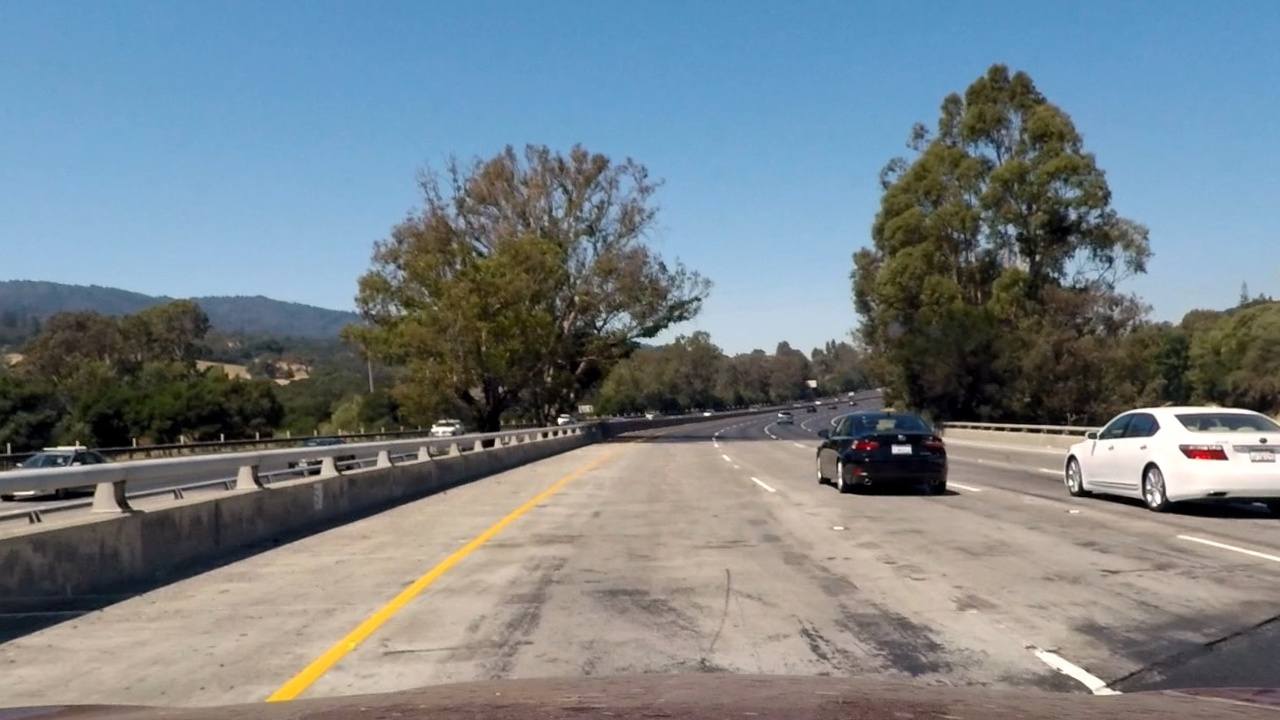
#> input picture undistorted_test1.jpg, 1280 x 720 px
$ python -i adv_line_detection.py   (imports and definitions only)   (older library calls are emulated)
#> lines starting #> are read from the running program, lines starting #| are printed output that depends on the picture; after the words box and inside, x2 and y2 are one past the last pixel; in counts of white or black regions, pixels touching at a corner belong together
import cv2
import numpy as np

class adv_line_detection(object):
    # static member
    cl = 2

    def __init__(self, s_thresh_min = 130, s_thresh_max = 255, thresh_min = 45, thresh_max = 250):
        print("adv_line_detection constructor NEU2")
        self.s_thresh_min   =  s_thresh_min
        self.s_thresh_max   =  s_thresh_max
        self.thresh_min     = thresh_min
        self.thresh_max     =  thresh_max

    def line_detection(self, warpedImg, test=False):
        ## 1) warpedImg -> hls -> s_channel -> Threshold_s
        # Convert the warped image into HLS
#> called with test = False
        testOut = []
        if test:
            testOut.append(warpedImg)
        hls = cv2.cvtColor(warpedImg, cv2.COLOR_RGB2HLS)
#> hls: shape (720, 1280, 3); mean of channels 0, 1, 2 59.5, 128, 74
        testOut.append(hls)
        # select the s-channel
        s_channel = hls[:,:,2]
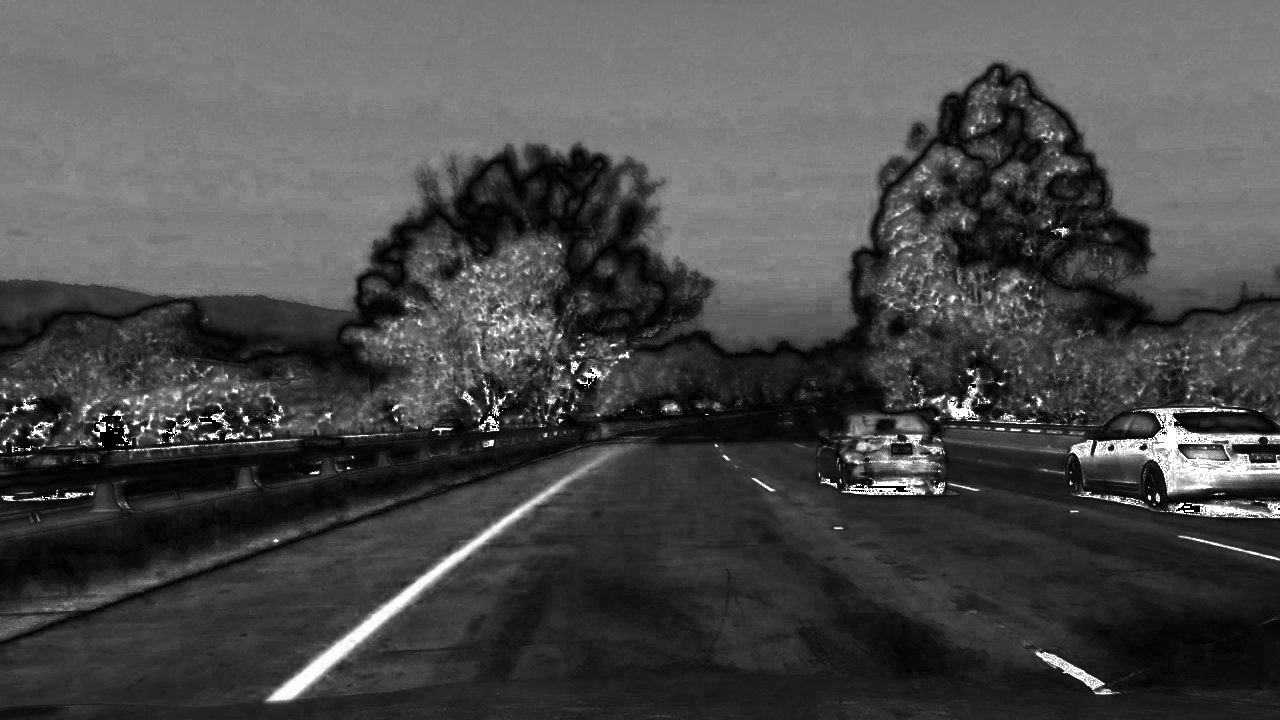
#> s_channel: shape (720, 1280); min 0, max 255, mean 74
        if test:
            testOut.append(s_channel)

        s_binary = np.zeros_like(s_channel)
        # s_binary: 1/0-image: 1 <-> s_thresh_min <= s_ch <= s_thres_max
        s_binary[(s_channel >= self.s_thresh_min) & (s_channel <= self.s_thresh_max)] = 1
        if test:
            testOut.append(s_binary)

        ## 2) warpedImg -> grayScaled -> Sobel_x -> Threshold_x
        # grasdacle conversion
        gray = cv2.cvtColor(warpedImg, cv2.COLOR_RGB2GRAY)
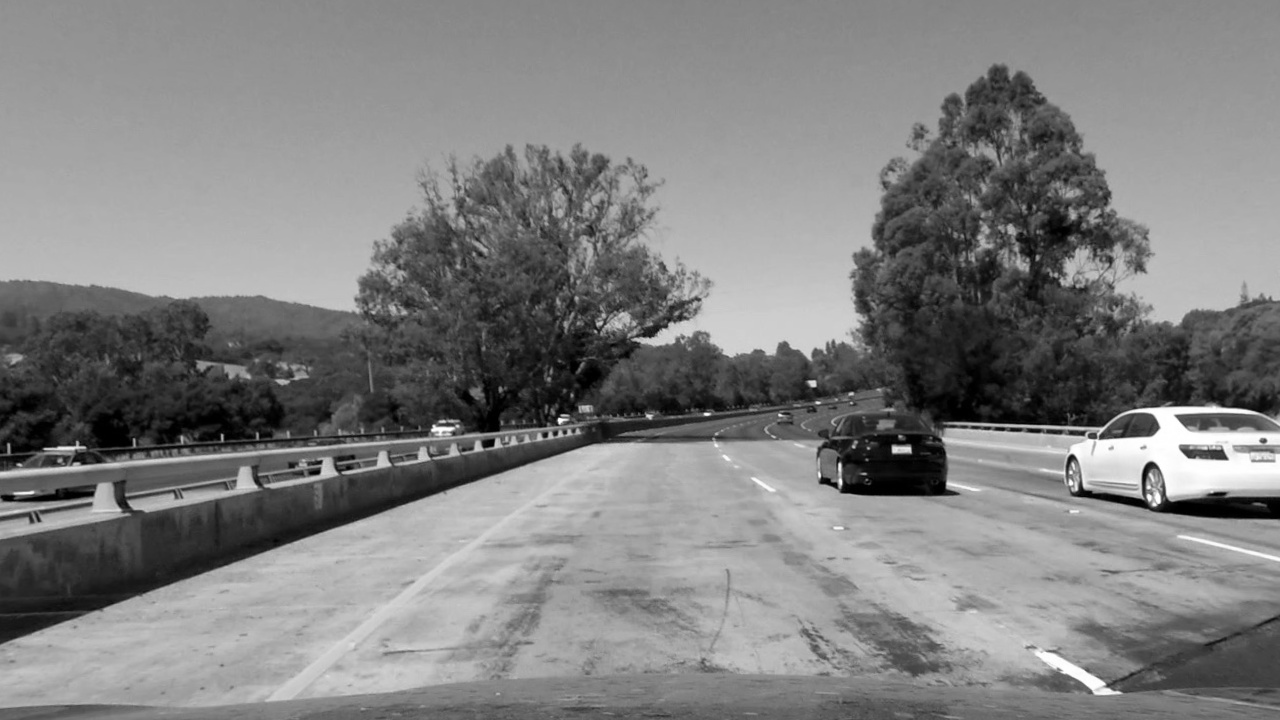
#> gray: shape (720, 1280); min 0, max 255, mean 127.5
        testOut.append(gray)
        sobelx = cv2.Sobel(gray, cv2.CV_64F, 1, 0) # Take the derivative in x
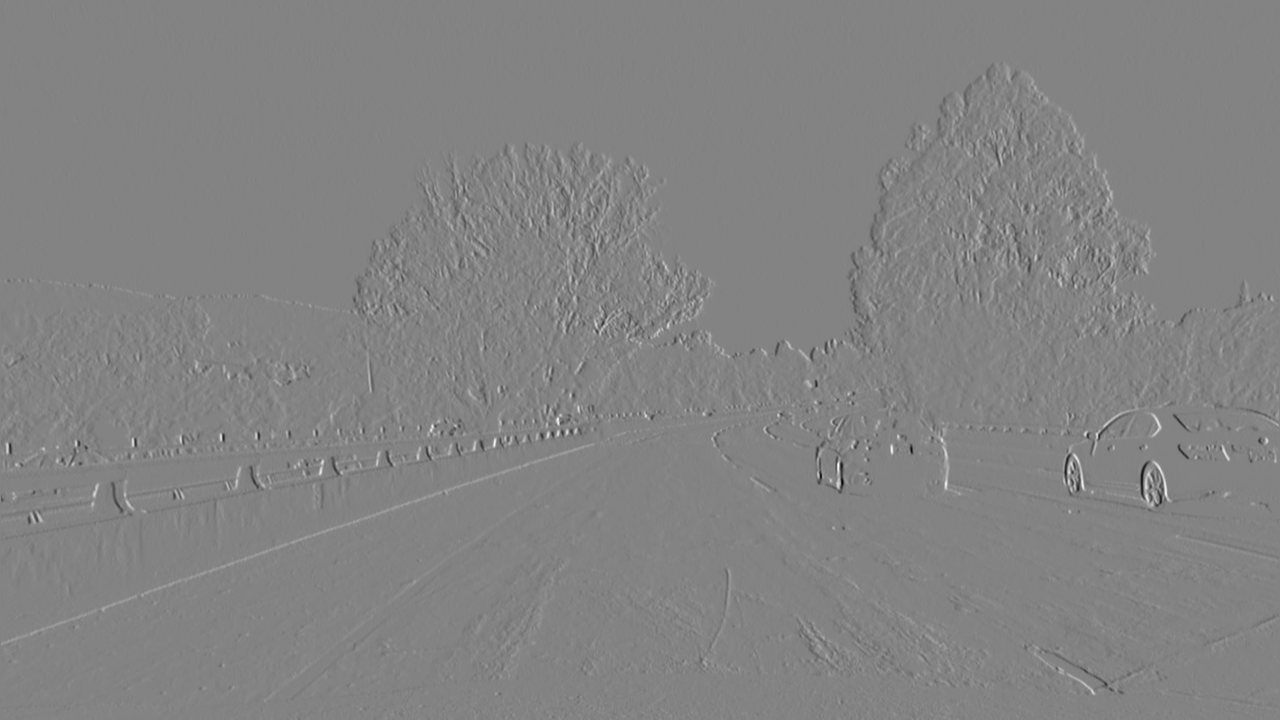
#> sobelx: shape (720, 1280) float64; min -805, max 758, mean 0.1; drawn with min black and max white
        abs_sobelx = np.absolute(sobelx) # Absolute x derivative to accentuate lines away from horizontal
        scaled_sobel = np.uint8(255*abs_sobelx/np.max(abs_sobelx))
        if test:
            testOut.append(scaled_sobel)
        # Threshold x gradient
        sxbinary = np.zeros_like(scaled_sobel)
        # sxbinary: 1/0-image: 1 <-> thresh_min <= scaled_sobel <= thres_max
        sxbinary[(scaled_sobel >= self.thresh_min) & (scaled_sobel <= self.thresh_max)] = 1
        if test:
            testOut.append(sxbinary)

        ## 3) Combine the two binary thresholds
        combined_binary = np.zeros_like(sxbinary)
        combined_binary[(s_binary == 1) | (sxbinary == 1)] = 1
        if test:
            testOut.append(combined_binary)

        if test:
            return combined_binary, testOut
        else:
            return combined_binary

>>> import cv2
>>> picture = cv2.cvtColor(cv2.imread('../undistorted_test1.jpg'), cv2.COLOR_BGR2RGB)
>>> result = adv_line_detection().line_detection(picture)
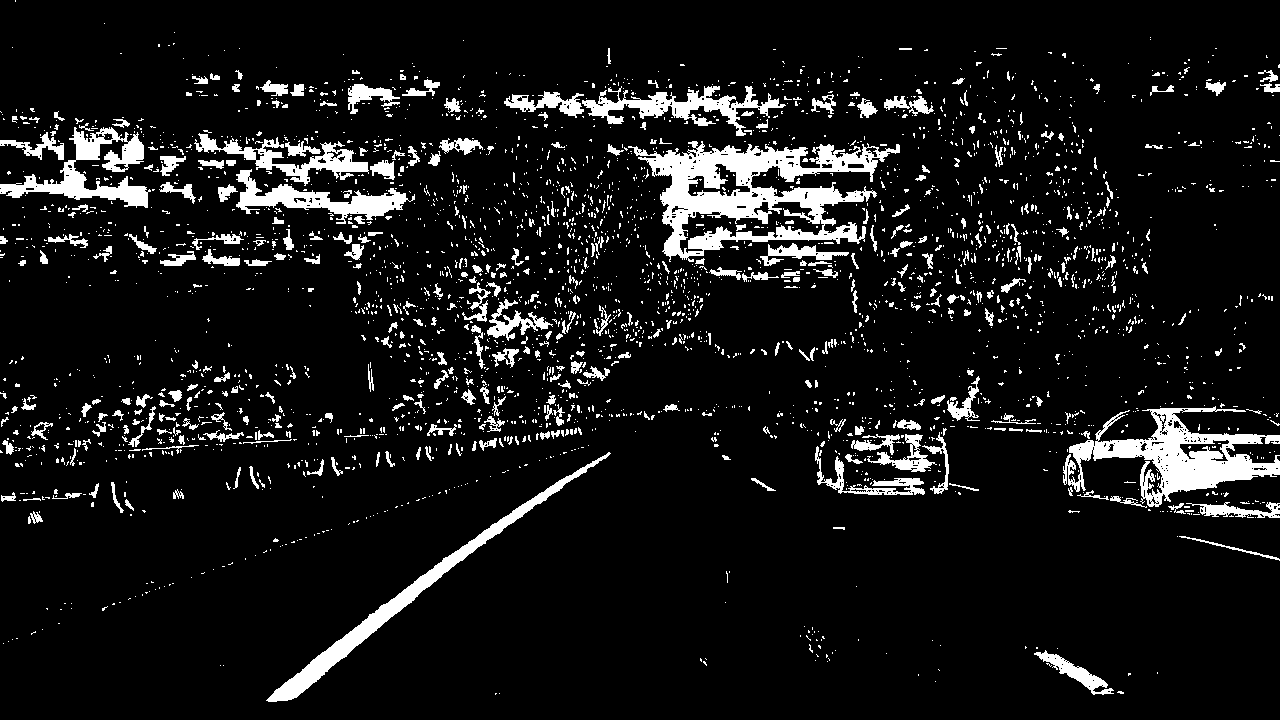
#> result: shape (720, 1280); values 0 (black) and 1 (white), 8.9% white; 3163 white regions (2770 under 20 px), largest, box (x1, y1, x2, y2) and area: (628, 141, 900, 262) 12792, (1063, 406, 1280, 507) 8068, (266, 452, 611, 702) 5026
